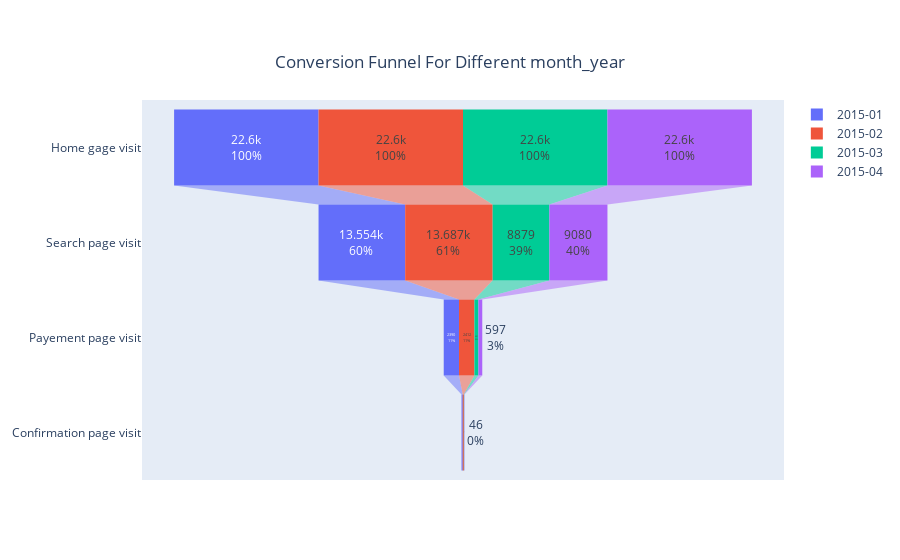
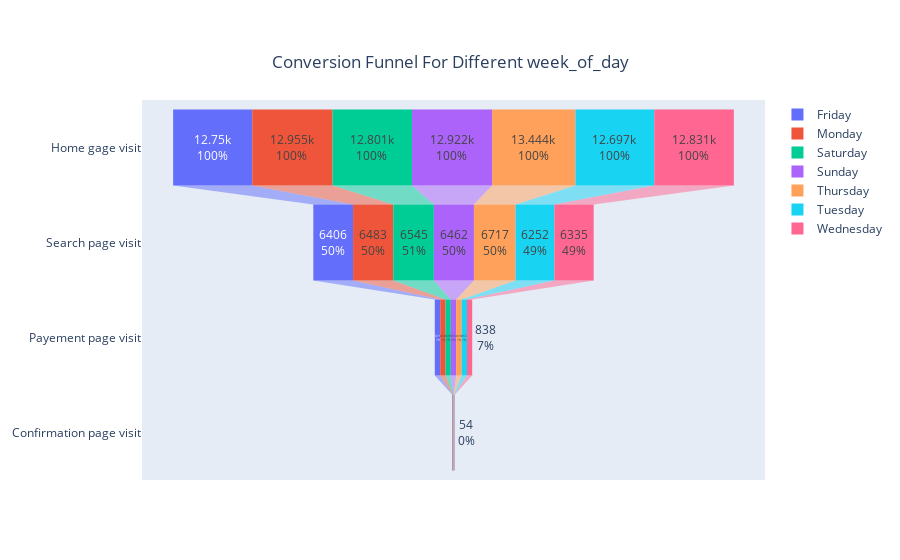

Notebook code cell kept with these figures, in order:
### Markdown cell above
#### 3.2.2 Impact of date

### Code cell
# extract the month-year and week of day from data
data_cr['month_year']=pd.to_datetime(data_cr['date']).dt.to_period('M')
data_cr['week_of_day']=pd.to_datetime(data_cr['date']).dt.day_name()
fa_plot('month_year')
fa_plot('week_of_day')

### Figure 1 — Plotly figure (JSON) as saved in the notebook; plotly's stock layout.template omitted (floating-point values rounded to 4 significant figures)
{"data": [{"name": "2015-01", "textinfo": "value+percent initial", "type": "funnel", "x": [22600, 13554, 2390, 189], "y": ["Home gage visit", "Search page visit", "Payement page visit", "Confirmation page visit"]}, {"name": "2015-02", "textinfo": "value+percent initial", "type": "funnel", "x": [22600, 13687, 2412, 173], "y": ["Home gage visit", "Search page visit", "Payement page visit", "Confirmation page visit"]}, {"name": "2015-03", "textinfo": "value+percent initial", "type": "funnel", "x": [22600, 8879, 631, 44], "y": ["Home gage visit", "Search page visit", "Payement page visit", "Confirmation page visit"]}, {"name": "2015-04", "textinfo": "value+percent initial", "type": "funnel", "x": [22600, 9080, 597, 46], "y": ["Home gage visit", "Search page visit", "Payement page visit", "Confirmation page visit"]}], "layout": {"title": {"text": "Conversion Funnel For Different month_year", "x": 0.5, "xanchor": "center", "y": 0.9, "yanchor": "top"}}}

### Figure 2 — Plotly figure (JSON) as saved in the notebook; plotly's stock layout.template omitted (floating-point values rounded to 4 significant figures)
{"data": [{"name": "Friday", "textinfo": "value+percent initial", "type": "funnel", "x": [12750, 6406, 871, 54], "y": ["Home gage visit", "Search page visit", "Payement page visit", "Confirmation page visit"]}, {"name": "Monday", "textinfo": "value+percent initial", "type": "funnel", "x": [12955, 6483, 869, 77], "y": ["Home gage visit", "Search page visit", "Payement page visit", "Confirmation page visit"]}, {"name": "Saturday", "textinfo": "value+percent initial", "type": "funnel", "x": [12801, 6545, 845, 70], "y": ["Home gage visit", "Search page visit", "Payement page visit", "Confirmation page visit"]}, {"name": "Sunday", "textinfo": "value+percent initial", "type": "funnel", "x": [12922, 6462, 855, 62], "y": ["Home gage visit", "Search page visit", "Payement page visit", "Confirmation page visit"]}, {"name": "Thursday", "textinfo": "value+percent initial", "type": "funnel", "x": [13444, 6717, 899, 66], "y": ["Home gage visit", "Search page visit", "Payement page visit", "Confirmation page visit"]}, {"name": "Tuesday", "textinfo": "value+percent initial", "type": "funnel", "x": [12697, 6252, 853, 69], "y": ["Home gage visit", "Search page visit", "Payement page visit", "Confirmation page visit"]}, {"name": "Wednesday", "textinfo": "value+percent initial", "type": "funnel", "x": [12831, 6335, 838, 54], "y": ["Home gage visit", "Search page visit", "Payement page visit", "Confirmation page visit"]}], "layout": {"title": {"text": "Conversion Funnel For Different week_of_day", "x": 0.5, "xanchor": "center", "y": 0.9, "yanchor": "top"}}}
